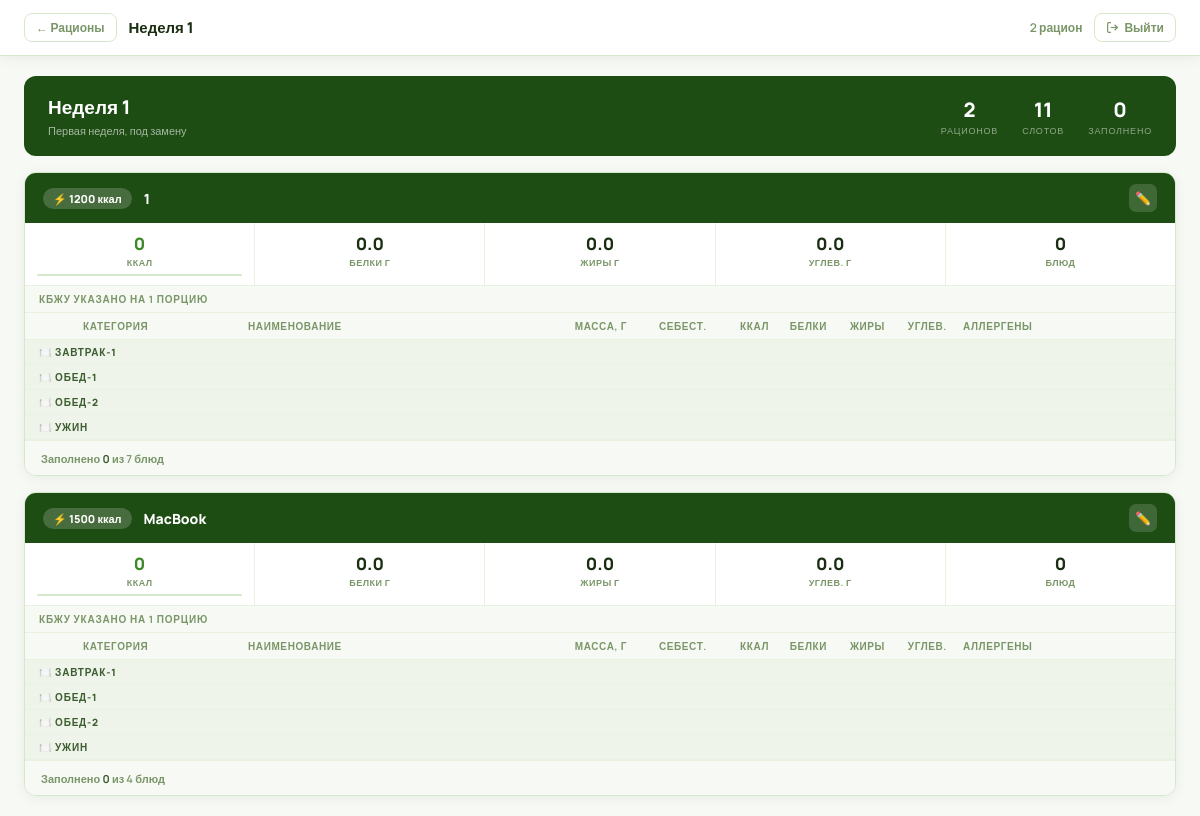
Page /rations/group/19/detail/ (signed in) on the committed database.
### myapp/models.py (models this page shows, shortened)
class RationGroup(models.Model):
    name = models.CharField(max_length=300, verbose_name="Название группы")
    description = models.TextField(null=True, blank=True, verbose_name="Описание")
    created_at = models.DateTimeField(auto_now_add=True)
    class Meta:
        verbose_name = "Группа рационов"
        verbose_name_plural = "Группы рационов"
        ordering = ["-created_at"]

class Ration(models.Model):
    group = models.ForeignKey(
        RationGroup, on_delete=models.CASCADE,
        related_name="rations", verbose_name="Группа",
        null=True, blank=True,
    )
    name = models.CharField(max_length=300, verbose_name="Название рациона")
    kcal_category = models.IntegerField(choices=KCAL_CATEGORIES, verbose_name="Категория калорийности")
    notes = models.TextField(blank=True, null=True, verbose_name="Примечания")
    created_at = models.DateTimeField(auto_now_add=True)
    updated_at = models.DateTimeField(auto_now=True)
    class Meta:
        verbose_name = "Рацион"
        verbose_name_plural = "Рационы"
        ordering = ["-created_at"]

class MealTime(models.Model):
    name = models.CharField(max_length=100, verbose_name="Название")
    icon = models.CharField(max_length=10, blank=True, default="🍽️", verbose_name="Иконка")
    order = models.PositiveSmallIntegerField(default=0, verbose_name="Порядок")
    class Meta:
        verbose_name = "Приём пищи"
        verbose_name_plural = "Приёмы пищи"
        ordering = ["order", "name"]

### myapp/views.py (the view)
# urls.py: path("rations/group/<int:group_pk>/detail/", views.ration_group_detail, name="ration_group_detail"),
def ration_group_detail(request, group_pk):
    group = get_object_or_404(RationGroup, pk=group_pk)
    rations = list(
        group.rations
        .prefetch_related(
            "slots__product__allergens",
            "slots__meal_time",
        )
        .order_by("created_at")
    )
    rations_data = []
    total_slots  = 0
    filled_slots = 0
    for r in rations:
        slots = list(r.slots.all())
        slots.sort(key=lambda s: (s.order, s.meal_time.order if s.meal_time else 0))
        meal_groups_map = {}
        total_kcal = total_protein = total_fat = total_carbs = 0
        filled = 0
        for slot in slots:
            if not slot.meal_time_id:
                continue
            mt_id = slot.meal_time_id
            if mt_id not in meal_groups_map:
                meal_groups_map[mt_id] = {
                    "meal_time": slot.meal_time,
                    "slots": [],
                }
            meal_groups_map[mt_id]["slots"].append(slot)
            if slot.product_id and slot.product:
                total_kcal    += float(slot.product.kcal_per_serving or 0)
                total_protein += float(slot.product.protein_per_serving or 0)
                total_fat     += float(slot.product.fat_per_serving or 0)
                total_carbs   += float(slot.product.carbs_per_serving or 0)
                filled += 1
        valid_slots  = [s for s in slots if s.meal_time_id]
        total_slots  += len(valid_slots)
        filled_slots += filled
        rations_data.append({
            "ration":        r,
            "meal_groups":   list(meal_groups_map.values()),
            "total_kcal":    round(total_kcal, 1),
            "total_protein": round(total_protein, 1),
            "total_fat":     round(total_fat, 1),
            "total_carbs":   round(total_carbs, 1),
            "filled":        filled,
            "total":         len(valid_slots),
        })
    return render(request, "myapp/group_detail.html", {
        "group":        group,
        "rations_data": rations_data,
        "total_slots":  total_slots,
        "filled_slots": filled_slots,
    })

### myapp/templates/myapp/group_detail.html (shortened to what this page needs)
{% load custom_filters %}
<!DOCTYPE html>
<html lang="ru">
<head>
</head>
<body>
<div class="topbar">
  <a href="{% url 'ration_group_list' %}" class="back-btn">← Рационы</a>
  <span class="topbar-title">{{ group.name }}</span>
  <span class="topbar-meta">{{ rations_data|length }} рацион{{ rations_data|length|pluralize:",,ов" }}</span>
  <form method="post" action="{% url 'logout' %}" style="display:contents">
    <button type="submit" class="logout-btn" title="Выйти из системы">
      <svg width="13" height="13" viewBox="0 0 24 24" fill="none" stroke="currentColor" stroke-width="2.2">
        <path d="M9 21H5a2 2 0 0 1-2-2V5a2 2 0 0 1 2-2h4"/>
        <polyline points="16 17 21 12 16 7"/>
        <line x1="21" y1="12" x2="9" y2="12"/>
      </svg>
      Выйти
    </button>
  </form>
</div>
<div class="main">
  <div class="group-header">
    <div class="gh-info">
      <div class="gh-name">{{ group.name }}</div>
      {% if group.description %}<div class="gh-desc">{{ group.description }}</div>{% endif %}
    </div>
    <div class="gh-stats">
      <div class="gh-stat"><div class="gh-sv">{{ rations_data|length }}</div><div class="gh-sl">Рационов</div></div>
      <div class="gh-stat"><div class="gh-sv">{{ total_slots }}</div><div class="gh-sl">Слотов</div></div>
      <div class="gh-stat"><div class="gh-sv">{{ filled_slots }}</div><div class="gh-sl">Заполнено</div></div>
    </div>
  </div>
  {% if rations_data %}
  {% for rd in rations_data %}{% with r=rd.ration %}
  <div class="ration-block">
    <div class="rb-head">
      <div class="rb-badge">⚡ {{ r.kcal_category }} ккал</div>
      <div class="rb-name">{{ r.name }}</div>
      <a href="{% url 'ration_edit' r.pk %}" class="rb-edit" title="Редактировать">✏️</a>
    </div>
    <div class="rb-nutr">
      <div class="rn">
        <div class="rn-v k">{{ rd.total_kcal|floatformat:0 }}</div>
        <div class="rn-l">Ккал</div>
        <div class="rn-prog">
        </div>
      </div>
      <div class="rn"><div class="rn-v">{{ rd.total_protein|floatformat:1 }}</div><div class="rn-l">Белки г</div></div>
      <div class="rn"><div class="rn-v">{{ rd.total_fat|floatformat:1 }}</div><div class="rn-l">Жиры г</div></div>
      <div class="rn"><div class="rn-v">{{ rd.total_carbs|floatformat:1 }}</div><div class="rn-l">Углев. г</div></div>
      <div class="rn"><div class="rn-v">{{ rd.filled }}</div><div class="rn-l">Блюд</div></div>
    </div>
    <div class="rb-table-label">КБЖУ указано на 1 порцию</div>
    <div class="rb-table-wrap">
      <table class="dt">
        <colgroup>
          <col class="c-photo">
          <col class="c-cat">
          <col class="c-name">
          <col class="c-weight">
          <col class="c-cost">
          <col class="c-kcal">
          <col class="c-prot">
          <col class="c-fat">
          <col class="c-carb">
          <col class="c-allerg">
        </colgroup>
        <thead class="dt-head">
          <tr>
            <th class="c-photo"></th>
            <th class="c-cat">Категория</th>
            <th class="c-name">Наименование</th>
            <th class="c-weight r">Масса, г</th>
            <th class="c-cost r">Себест.</th>
            <th class="c-kcal r">Ккал</th>
            <th class="c-prot r">Белки</th>
            <th class="c-fat r">Жиры</th>
            <th class="c-carb r">Углев.</th>
            <th class="c-allerg">Аллергены</th>
          </tr>
        </thead>
        <tbody>
          {% for mg in rd.meal_groups %}
          <tr class="meal-hd">
            <td colspan="10">{{ mg.meal_time.icon }} {{ mg.meal_time.name }}</td>
          </tr>
          {% empty %}
          <tr><td colspan="10" style="padding:12px 14px;color:var(--muted);font-style:italic;">Нет приёмов пищи</td></tr>
          {% endfor %}
        </tbody>
      </table>
    </div>
    <div class="rb-foot">
      <span class="rb-filled">Заполнено <strong>{{ rd.filled }}</strong> из {{ rd.total }} блюд</span>
    </div>
  </div>
  {% endwith %}{% endfor %}
  {% else %}
  <div class="empty-state">🥗<br><br>В этой группе пока нет рационов</div>
  {% endif %}
</div>
</body>
</html>

### rows in the picture
RationGroup: name "Неделя 1", description "Первая неделя, под замену"
Ration: ration.kcal_category "1200", ration.name "1", total_kcal "0", total_protein "0.0", total_fat "0.0", total_carbs "0.0", filled "0", total "7"
MealTime: meal_time.icon "🍽️", meal_time.name "ЗАВТРАК-1"
MealTime: meal_time.icon "🍽️", meal_time.name "ОБЕД-1"
MealTime: meal_time.icon "🍽️", meal_time.name "ОБЕД-2"
MealTime: meal_time.icon "🍽️", meal_time.name "УЖИН"
Ration: ration.kcal_category "1500", ration.name "MacBook", total_kcal "0", total_protein "0.0", total_fat "0.0", total_carbs "0.0", filled "0", total "4"

### other values in the picture
{{ rations_data|length }} "2"
{{ total_slots }} "11"
{{ filled_slots }} "0"
